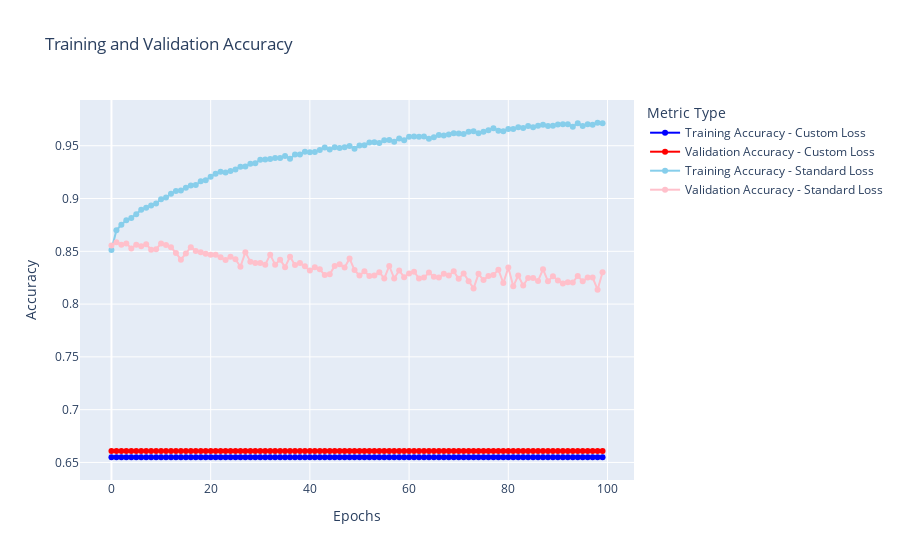
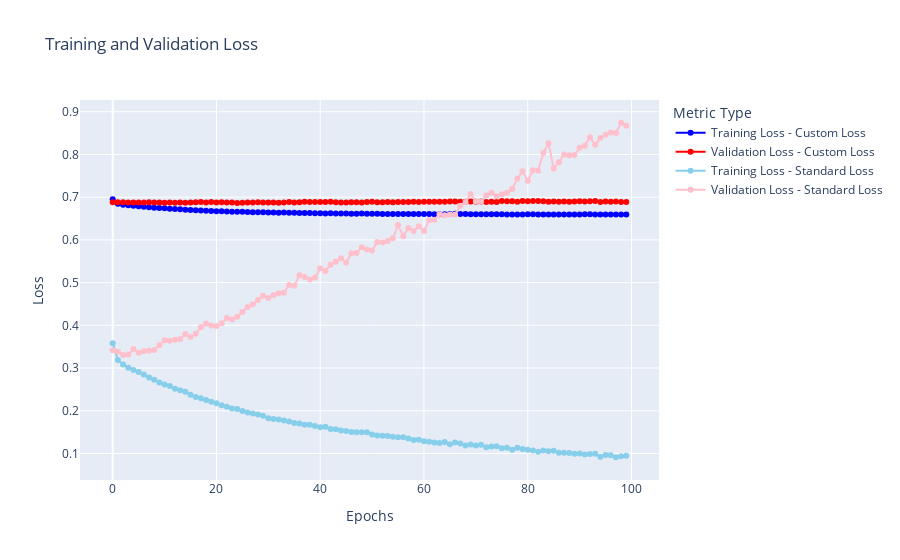

The notebook cell saved with these charts, in order:
### Markdown cell above
### GRAPH

### Code cell
import plotly.graph_objects as go

def plot_accuracy(histories):
    # Create figure for accuracy
    fig = go.Figure()

    # Add accuracy traces with specified colors
    color_map = {'Custom Loss': ('blue', 'red'), 'Standard Loss': ('skyblue', 'pink')}
    for name, history in histories:
        train_color, val_color = color_map[name]
        fig.add_trace(go.Scatter(x=list(range(len(history.history['accuracy']))),
                                 y=history.history['accuracy'],
                                 name=f'Training Accuracy - {name}',
                                 mode='lines+markers',
                                 line=dict(color=train_color)))
        fig.add_trace(go.Scatter(x=list(range(len(history.history['val_accuracy']))),
                                 y=history.history['val_accuracy'],
                                 name=f'Validation Accuracy - {name}',
                                 mode='lines+markers',
                                 line=dict(color=val_color)))

    # Update layout for accuracy graph
    fig.update_layout(title='Training and Validation Accuracy',
                      xaxis_title='Epochs',
                      yaxis_title='Accuracy',
                      legend_title='Metric Type')

    fig.show()

def plot_loss(histories):
    # Create figure for loss
    fig = go.Figure()

    # Add loss traces with specified colors
    color_map = {'Custom Loss': ('blue', 'red'), 'Standard Loss': ('skyblue', 'pink')}
    for name, history in histories:
        train_color, val_color = color_map[name]
        fig.add_trace(go.Scatter(x=list(range(len(history.history['loss']))),
                                 y=history.history['loss'],
                                 name=f'Training Loss - {name}',
                                 mode='lines+markers',
                                 line=dict(color=train_color)))
        fig.add_trace(go.Scatter(x=list(range(len(history.history['val_loss']))),
                                 y=history.history['val_loss'],
                                 name=f'Validation Loss - {name}',
                                 mode='lines+markers',
                                 line=dict(color=val_color)))

    # Update layout for loss graph
    fig.update_layout(title='Training and Validation Loss',
                      xaxis_title='Epochs',
                      yaxis_title='Loss',
                      legend_title='Metric Type')

    fig.show()

# Assuming you have history1 and history2 as the history objects from your model training
plot_accuracy([('Custom Loss', history1_nd), ('Standard Loss', history2)])
plot_loss([('Custom Loss', history1_nd), ('Standard Loss', history2)])
